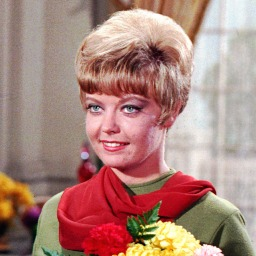
#> input picture 4/zelda.jpg, 256 x 256 px
$ python main.py
#> lines starting #> are read from the running program, lines starting #| are printed output that depends on the picture; after the words box and inside, x2 and y2 are one past the last pixel; in counts of white or black regions, pixels touching at a corner belong together; long printed decimals are rounded
import cv2
import numpy as np
import skimage.exposure
import matplotlib.pyplot as plt

# specify desired RGB color for new face and make into Numpy array
desired_color = (131, 158, 215)
desired_color = np.asarray(desired_color, dtype=np.float64)

# Tạo array full màu desired_color (bản chất các image trong OpenCV cũng là các NumpyArray)
swatch = np.full(shape=(200, 200, 3), fill_value=desired_color, dtype=np.uint8)

# read image
img = cv2.imread("zelda.jpg")
#> img is the input picture: shape (256, 256, 3); mean B, G, R 124.5, 133.5, 171.9
# read face mask as grayscale and threshold to binary
facemask = cv2.imread("zelda_facemask.png", cv2.IMREAD_GRAYSCALE)
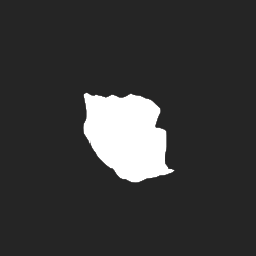
#> input picture 4/zelda_facemask.png, 256 x 256 px
#> facemask: shape (256, 256); min 37, max 255, mean 56.1
# Giới hạn giá trị của các màu trong ảnh
## Flag: cv2.THRESH_BINARY: Lấy giá trị 0 hoặc 255
## 128: threshold, nếu dưới là 0, trên là 255
## Return: [0]: ret, [1]: ảnh sau khi threshold
facemask = cv2.threshold(facemask, 128, 255, cv2.THRESH_BINARY)[1]
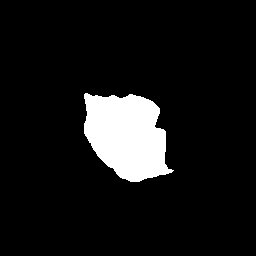
#> facemask: shape (256, 256); 8.7% white; 1 white region, box (x1, y1, x2, y2) and area: (84, 93, 174, 182) 5705

# get average bgr color of face
avg_color = cv2.mean(img, mask=facemask)[:3]
#> avg_color = (133.1, 127.6, 197)
print(f"Average color: {avg_color}")
#| Average color: (133.102, 127.645, 196.984)

# compute difference colors and make into an image the same size as input
diff_color = desired_color - avg_color
#> diff_color = [-2.1, 30.35, 18.02]
diff_color = np.full_like(img, diff_color, dtype=np.uint8)

# shift input image color
new_img = cv2.add(img, diff_color)
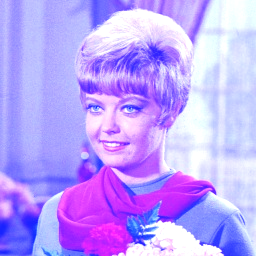
#> new_img: shape (256, 256, 3); mean B, G, R 255, 162.6, 189.2

# antialias mask, convert to float in range 0 to 1 and make 3-channels
facemask = cv2.GaussianBlur(
    facemask, (0, 0), sigmaX=3, sigmaY=3, borderType=cv2.BORDER_DEFAULT
)
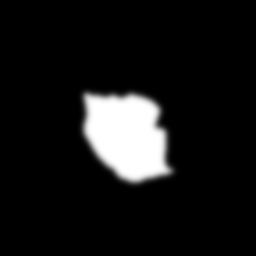
#> facemask: shape (256, 256); min 0, max 255, mean 22.2

facemask = skimage.exposure.rescale_intensity(
    facemask, in_range=(100, 150), out_range=(0, 1)
).astype(np.float32)
facemask = cv2.merge([facemask, facemask, facemask])
#> facemask: shape (256, 256, 3) float32

# combine img and new_img using mask
result = img * (1 - facemask) + new_img * facemask
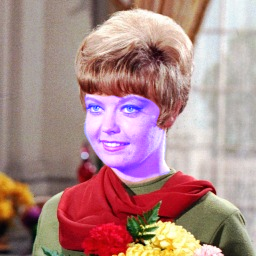
#> result: shape (256, 256, 3) float32; mean B, G, R 135.1, 136.1, 173.4
result = result.clip(0, 255).astype(np.uint8)

# Display the image using Matplotlib
rgb_image = cv2.cvtColor(result, cv2.COLOR_BGR2RGB)
plt.imshow(rgb_image)
plt.title("Loaded Image")
plt.show()
